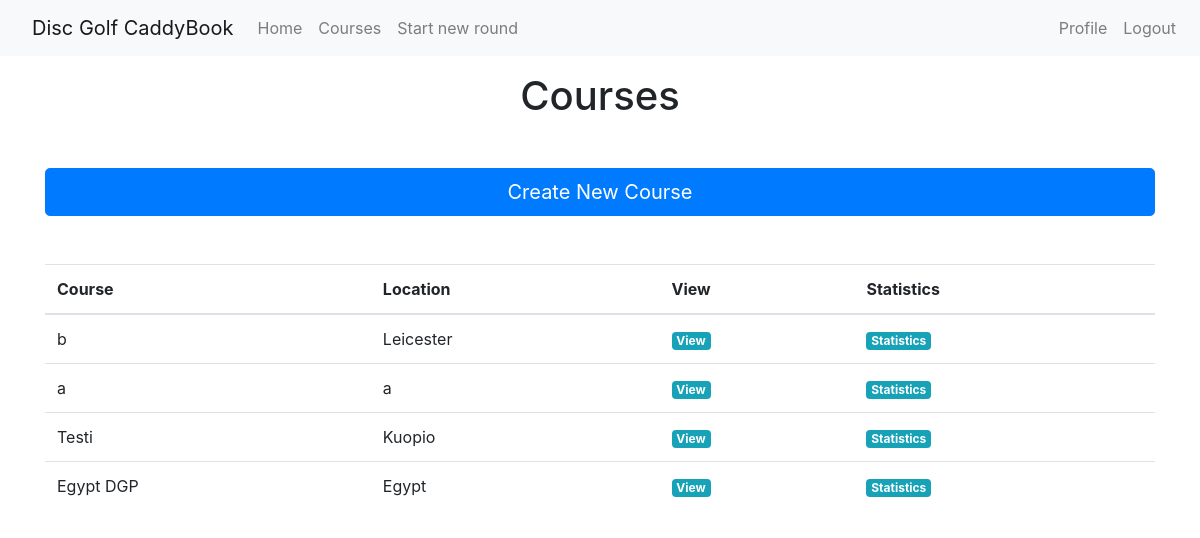
Screenshot of /courses (signed in) with the database file from the repository.
### app/models.py (models this page shows, shortened)
class Course(db.Model):
    id = db.Column(db.Integer, primary_key=True)
    coursename = db.Column(db.String(64), index=True, unique=True)
    courseholes = db.Column(db.Integer)
    courselocation = db.Column(db.String(64))
    rounds = db.relationship('Round', backref='course', lazy='dynamic')
    holes = db.relationship('Hole', backref='course', lazy='dynamic')

### app/routes.py (the view)
@app.route('/courses')
@login_required
def courses():
    page = request.args.get('page', 1, type=int)
    courses = Course.query.order_by(Course.coursename.desc()).paginate(page,5,False)
    next_url = url_for('courses', page=courses.next_num) \
        if courses.has_next else None
    prev_url = url_for('courses', page=courses.prev_num) \
        if courses.has_prev else None
    return render_template('courses.html', courses = courses.items, next_url=next_url,
                           prev_url=prev_url)

### app/models.py (called while the page is built)
@login.user_loader
def load_user(id):
    return User.query.get(int(id))

### app/templates/courses.html (shortened to what this page needs)
{% extends "base.html" %}
{% block content %}
<div class="container my-3">
    <h1 class="text-center">Courses</h1>
</div>
<div class="container my-5">
    <a class="btn btn-primary btn-lg btn-block" href="{{ url_for('createcourse') }}" role="button">Create New Course</a>
</div>
<div class="container my-3">
    <table class="table">
        <thead>
            <tr>
                <th scope="col">Course</th>
                <th scope="col">Location</th>
                <th scope="col">View</th>
                <th scope="col">Statistics</th>
            </tr>
        </thead>
        <tbody>
            {% for course in courses %}
            <tr>
                <td>{{ course.coursename }}</td>
                <td>{{ course.courselocation }}</td>
                <td><a class="badge badge-info" href="{{ url_for('course', coursename=course.coursename) }}">View</a></td>
                <td><a class="badge badge-info"
                        href="{{ url_for('analyzecourse', coursename=course.coursename) }}">Statistics</a></td>
            </tr>
            {% endfor %}
        </tbody>
    </table>
    <div class="d-flex">
        <div class="mr-auto p-2">
        </div>
        <div class="ml-auto p-2">
        </div>
    </div>
</div>
{% endblock %}

### app/templates/base.html (style rules this page uses)
html, body { height: 100%; }

### rows the page displays
Course: coursename "b", courselocation "Leicester"
Course: coursename "a", courselocation "a"
Course: coursename "Testi", courselocation "Kuopio"
Course: coursename "Egypt DGP", courselocation "Egypt"
